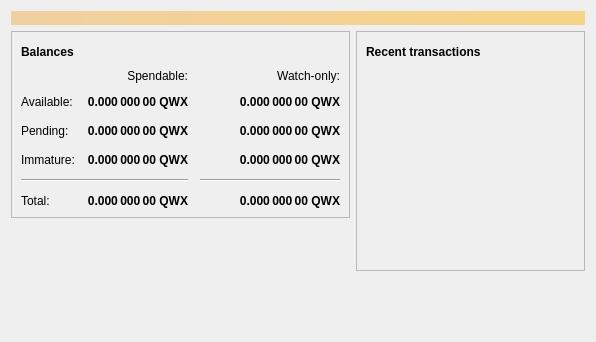
<?xml version="1.0" encoding="UTF-8"?>
<ui version="4.0">
 <class>OverviewPage</class>
 <widget class="QWidget" name="OverviewPage">
  <property name="geometry">
   <rect>
    <x>0</x>
    <y>0</y>
    <width>596</width>
    <height>342</height>
   </rect>
  </property>
  <property name="windowTitle">
   <string>Form</string>
  </property>
  <layout class="QVBoxLayout" name="topLayout">
   <item>
    <widget class="QLabel" name="labelAlerts">
     <property name="visible">
      <bool>false</bool>
     </property>
     <property name="styleSheet">
      <string notr="true">QLabel { background-color: qlineargradient(x1: 0, y1: 0, x2: 1, y2: 0, stop:0 #F0D0A0, stop:1 #F8D488); color:#000000; }</string>
     </property>
     <property name="wordWrap">
      <bool>true</bool>
     </property>
     <property name="margin">
      <number>3</number>
     </property>
     <property name="textInteractionFlags">
      <set>Qt::TextSelectableByMouse</set>
     </property>
    </widget>
   </item>
   <item>
    <layout class="QHBoxLayout" name="horizontalLayout" stretch="1,1">
     <item>
      <layout class="QVBoxLayout" name="verticalLayout_2">
       <item>
        <widget class="QFrame" name="frame">
         <property name="frameShape">
          <enum>QFrame::StyledPanel</enum>
         </property>
         <property name="frameShadow">
          <enum>QFrame::Raised</enum>
         </property>
         <layout class="QVBoxLayout" name="verticalLayout_4">
          <item>
           <layout class="QHBoxLayout" name="horizontalLayout_4">
            <item>
             <widget class="QLabel" name="label_5">
              <property name="font">
               <font>
                <weight>75</weight>
                <bold>true</bold>
               </font>
              </property>
              <property name="text">
               <string>Balances</string>
              </property>
             </widget>
            </item>
            <item>
             <widget class="QPushButton" name="labelWalletStatus">
              <property name="enabled">
               <bool>true</bool>
              </property>
              <property name="maximumSize">
               <size>
                <width>30</width>
                <height>16777215</height>
               </size>
              </property>
              <property name="toolTip">
               <string>The displayed information may be out of date. Your wallet automatically synchronizes with the Qwix network after a connection is established, but this process has not completed yet.</string>
              </property>
              <property name="text">
               <string/>
              </property>
              <property name="icon">
               <iconset resource="../bitcoin.qrc">
                <normaloff>:/icons/warning</normaloff>
                <disabledoff>:/icons/warning</disabledoff>:/icons/warning</iconset>
              </property>
              <property name="iconSize">
               <size>
                <width>24</width>
                <height>24</height>
               </size>
              </property>
              <property name="flat">
               <bool>true</bool>
              </property>
             </widget>
            </item>
            <item>
             <spacer name="horizontalSpacer_3">
              <property name="orientation">
               <enum>Qt::Horizontal</enum>
              </property>
              <property name="sizeHint" stdset="0">
               <size>
                <width>40</width>
                <height>20</height>
               </size>
              </property>
             </spacer>
            </item>
           </layout>
          </item>
          <item>
           <layout class="QGridLayout" name="gridLayout">
            <property name="spacing">
             <number>12</number>
            </property>
            <item row="2" column="2">
             <widget class="QLabel" name="labelWatchPending">
              <property name="font">
               <font>
                <weight>75</weight>
                <bold>true</bold>
               </font>
              </property>
              <property name="cursor">
               <cursorShape>IBeamCursor</cursorShape>
              </property>
              <property name="toolTip">
               <string>Unconfirmed transactions to watch-only addresses</string>
              </property>
              <property name="text">
               <string notr="true">0.000 000 00 QWX</string>
              </property>
              <property name="alignment">
               <set>Qt::AlignRight|Qt::AlignTrailing|Qt::AlignVCenter</set>
              </property>
              <property name="textInteractionFlags">
               <set>Qt::LinksAccessibleByMouse|Qt::TextSelectableByKeyboard|Qt::TextSelectableByMouse</set>
              </property>
             </widget>
            </item>
            <item row="2" column="1">
             <widget class="QLabel" name="labelUnconfirmed">
              <property name="font">
               <font>
                <weight>75</weight>
                <bold>true</bold>
               </font>
              </property>
              <property name="cursor">
               <cursorShape>IBeamCursor</cursorShape>
              </property>
              <property name="toolTip">
               <string>Total of transactions that have yet to be confirmed, and do not yet count toward the spendable balance</string>
              </property>
              <property name="text">
               <string notr="true">0.000 000 00 QWX</string>
              </property>
              <property name="alignment">
               <set>Qt::AlignRight|Qt::AlignTrailing|Qt::AlignVCenter</set>
              </property>
              <property name="textInteractionFlags">
               <set>Qt::LinksAccessibleByMouse|Qt::TextSelectableByKeyboard|Qt::TextSelectableByMouse</set>
              </property>
             </widget>
            </item>
            <item row="3" column="2">
             <widget class="QLabel" name="labelWatchImmature">
              <property name="font">
               <font>
                <weight>75</weight>
                <bold>true</bold>
               </font>
              </property>
              <property name="cursor">
               <cursorShape>IBeamCursor</cursorShape>
              </property>
              <property name="toolTip">
               <string>Mined balance in watch-only addresses that has not yet matured</string>
              </property>
              <property name="text">
               <string notr="true">0.000 000 00 QWX</string>
              </property>
              <property name="alignment">
               <set>Qt::AlignRight|Qt::AlignTrailing|Qt::AlignVCenter</set>
              </property>
              <property name="textInteractionFlags">
               <set>Qt::LinksAccessibleByMouse|Qt::TextSelectableByKeyboard|Qt::TextSelectableByMouse</set>
              </property>
             </widget>
            </item>
            <item row="4" column="0" colspan="2">
             <widget class="Line" name="line">
              <property name="orientation">
               <enum>Qt::Horizontal</enum>
              </property>
             </widget>
            </item>
            <item row="4" column="2">
             <widget class="Line" name="lineWatchBalance">
              <property name="sizePolicy">
               <sizepolicy hsizetype="Preferred" vsizetype="Fixed">
                <horstretch>0</horstretch>
                <verstretch>0</verstretch>
               </sizepolicy>
              </property>
              <property name="minimumSize">
               <size>
                <width>140</width>
                <height>0</height>
               </size>
              </property>
              <property name="orientation">
               <enum>Qt::Horizontal</enum>
              </property>
             </widget>
            </item>
            <item row="5" column="0">
             <widget class="QLabel" name="labelTotalText">
              <property name="text">
               <string>Total:</string>
              </property>
             </widget>
            </item>
            <item row="3" column="1">
             <widget class="QLabel" name="labelImmature">
              <property name="font">
               <font>
                <weight>75</weight>
                <bold>true</bold>
               </font>
              </property>
              <property name="cursor">
               <cursorShape>IBeamCursor</cursorShape>
              </property>
              <property name="toolTip">
               <string>Mined balance that has not yet matured</string>
              </property>
              <property name="text">
               <string notr="true">0.000 000 00 QWX</string>
              </property>
              <property name="alignment">
               <set>Qt::AlignRight|Qt::AlignTrailing|Qt::AlignVCenter</set>
              </property>
              <property name="textInteractionFlags">
               <set>Qt::LinksAccessibleByMouse|Qt::TextSelectableByKeyboard|Qt::TextSelectableByMouse</set>
              </property>
             </widget>
            </item>
            <item row="2" column="3">
             <spacer name="horizontalSpacer_2">
              <property name="orientation">
               <enum>Qt::Horizontal</enum>
              </property>
              <property name="sizeHint" stdset="0">
               <size>
                <width>40</width>
                <height>20</height>
               </size>
              </property>
             </spacer>
            </item>
            <item row="3" column="0">
             <widget class="QLabel" name="labelImmatureText">
              <property name="text">
               <string>Immature:</string>
              </property>
             </widget>
            </item>
            <item row="5" column="1">
             <widget class="QLabel" name="labelTotal">
              <property name="font">
               <font>
                <weight>75</weight>
                <bold>true</bold>
               </font>
              </property>
              <property name="cursor">
               <cursorShape>IBeamCursor</cursorShape>
              </property>
              <property name="toolTip">
               <string>Your current total balance</string>
              </property>
              <property name="text">
               <string notr="true">0.000 000 00 QWX</string>
              </property>
              <property name="alignment">
               <set>Qt::AlignRight|Qt::AlignTrailing|Qt::AlignVCenter</set>
              </property>
              <property name="textInteractionFlags">
               <set>Qt::LinksAccessibleByMouse|Qt::TextSelectableByKeyboard|Qt::TextSelectableByMouse</set>
              </property>
             </widget>
            </item>
            <item row="5" column="2">
             <widget class="QLabel" name="labelWatchTotal">
              <property name="font">
               <font>
                <weight>75</weight>
                <bold>true</bold>
               </font>
              </property>
              <property name="cursor">
               <cursorShape>IBeamCursor</cursorShape>
              </property>
              <property name="toolTip">
               <string>Current total balance in watch-only addresses</string>
              </property>
              <property name="text">
               <string notr="true">0.000 000 00 QWX</string>
              </property>
              <property name="alignment">
               <set>Qt::AlignRight|Qt::AlignTrailing|Qt::AlignVCenter</set>
              </property>
              <property name="textInteractionFlags">
               <set>Qt::LinksAccessibleByMouse|Qt::TextSelectableByKeyboard|Qt::TextSelectableByMouse</set>
              </property>
             </widget>
            </item>
            <item row="0" column="2">
             <widget class="QLabel" name="labelWatchonly">
              <property name="text">
               <string>Watch-only:</string>
              </property>
              <property name="alignment">
               <set>Qt::AlignRight|Qt::AlignTrailing|Qt::AlignVCenter</set>
              </property>
             </widget>
            </item>
            <item row="1" column="0">
             <widget class="QLabel" name="labelBalanceText">
              <property name="text">
               <string>Available:</string>
              </property>
             </widget>
            </item>
            <item row="1" column="1">
             <widget class="QLabel" name="labelBalance">
              <property name="font">
               <font>
                <weight>75</weight>
                <bold>true</bold>
               </font>
              </property>
              <property name="cursor">
               <cursorShape>IBeamCursor</cursorShape>
              </property>
              <property name="toolTip">
               <string>Your current spendable balance</string>
              </property>
              <property name="text">
               <string notr="true">0.000 000 00 QWX</string>
              </property>
              <property name="alignment">
               <set>Qt::AlignRight|Qt::AlignTrailing|Qt::AlignVCenter</set>
              </property>
              <property name="textInteractionFlags">
               <set>Qt::LinksAccessibleByMouse|Qt::TextSelectableByKeyboard|Qt::TextSelectableByMouse</set>
              </property>
             </widget>
            </item>
            <item row="1" column="2">
             <widget class="QLabel" name="labelWatchAvailable">
              <property name="font">
               <font>
                <weight>75</weight>
                <bold>true</bold>
               </font>
              </property>
              <property name="cursor">
               <cursorShape>IBeamCursor</cursorShape>
              </property>
              <property name="toolTip">
               <string>Your current balance in watch-only addresses</string>
              </property>
              <property name="text">
               <string notr="true">0.000 000 00 QWX</string>
              </property>
              <property name="alignment">
               <set>Qt::AlignRight|Qt::AlignTrailing|Qt::AlignVCenter</set>
              </property>
              <property name="textInteractionFlags">
               <set>Qt::LinksAccessibleByMouse|Qt::TextSelectableByKeyboard|Qt::TextSelectableByMouse</set>
              </property>
             </widget>
            </item>
            <item row="2" column="0">
             <widget class="QLabel" name="labelPendingText">
              <property name="text">
               <string>Pending:</string>
              </property>
             </widget>
            </item>
            <item row="0" column="1">
             <widget class="QLabel" name="labelSpendable">
              <property name="text">
               <string>Spendable:</string>
              </property>
              <property name="alignment">
               <set>Qt::AlignRight|Qt::AlignTrailing|Qt::AlignVCenter</set>
              </property>
             </widget>
            </item>
           </layout>
          </item>
         </layout>
        </widget>
       </item>
       <item>
        <spacer name="verticalSpacer">
         <property name="orientation">
          <enum>Qt::Vertical</enum>
         </property>
         <property name="sizeHint" stdset="0">
          <size>
           <width>20</width>
           <height>40</height>
          </size>
         </property>
        </spacer>
       </item>
      </layout>
     </item>
     <item>
      <layout class="QVBoxLayout" name="verticalLayout_3">
       <item>
        <widget class="QFrame" name="frame_2">
         <property name="frameShape">
          <enum>QFrame::StyledPanel</enum>
         </property>
         <property name="frameShadow">
          <enum>QFrame::Raised</enum>
         </property>
         <layout class="QVBoxLayout" name="verticalLayout">
          <item>
           <layout class="QHBoxLayout" name="horizontalLayout_2">
            <item>
             <widget class="QLabel" name="label_4">
              <property name="font">
               <font>
                <weight>75</weight>
                <bold>true</bold>
               </font>
              </property>
              <property name="text">
               <string>Recent transactions</string>
              </property>
             </widget>
            </item>
            <item>
             <widget class="QPushButton" name="labelTransactionsStatus">
              <property name="enabled">
               <bool>true</bool>
              </property>
              <property name="maximumSize">
               <size>
                <width>30</width>
                <height>16777215</height>
               </size>
              </property>
              <property name="toolTip">
               <string>The displayed information may be out of date. Your wallet automatically synchronizes with the Qwix network after a connection is established, but this process has not completed yet.</string>
              </property>
              <property name="text">
               <string/>
              </property>
              <property name="icon">
               <iconset resource="../bitcoin.qrc">
                <normaloff>:/icons/warning</normaloff>
                <disabledoff>:/icons/warning</disabledoff>:/icons/warning</iconset>
              </property>
              <property name="iconSize">
               <size>
                <width>24</width>
                <height>24</height>
               </size>
              </property>
              <property name="flat">
               <bool>true</bool>
              </property>
             </widget>
            </item>
            <item>
             <spacer name="horizontalSpacer">
              <property name="orientation">
               <enum>Qt::Horizontal</enum>
              </property>
              <property name="sizeHint" stdset="0">
               <size>
                <width>40</width>
                <height>20</height>
               </size>
              </property>
             </spacer>
            </item>
           </layout>
          </item>
          <item>
           <widget class="QListView" name="listTransactions">
            <property name="styleSheet">
             <string notr="true">QListView { background: transparent; }</string>
            </property>
            <property name="frameShape">
             <enum>QFrame::NoFrame</enum>
            </property>
            <property name="verticalScrollBarPolicy">
             <enum>Qt::ScrollBarAlwaysOff</enum>
            </property>
            <property name="horizontalScrollBarPolicy">
             <enum>Qt::ScrollBarAlwaysOff</enum>
            </property>
            <property name="selectionMode">
             <enum>QAbstractItemView::NoSelection</enum>
            </property>
           </widget>
          </item>
         </layout>
        </widget>
       </item>
       <item>
        <spacer name="verticalSpacer_2">
         <property name="orientation">
          <enum>Qt::Vertical</enum>
         </property>
         <property name="sizeHint" stdset="0">
          <size>
           <width>20</width>
           <height>40</height>
          </size>
         </property>
        </spacer>
       </item>
      </layout>
     </item>
    </layout>
   </item>
  </layout>
 </widget>
 <resources/>
 <connections/>
</ui>
